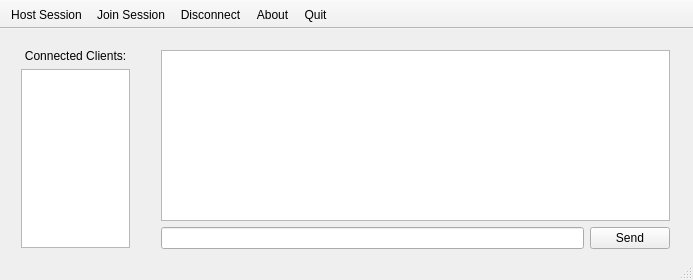
<?xml version="1.0" encoding="UTF-8"?>
<ui version="4.0">
 <class>MainWindow</class>
 <widget class="QMainWindow" name="MainWindow">
  <property name="enabled">
   <bool>true</bool>
  </property>
  <property name="geometry">
   <rect>
    <x>0</x>
    <y>0</y>
    <width>693</width>
    <height>280</height>
   </rect>
  </property>
  <property name="sizePolicy">
   <sizepolicy hsizetype="Fixed" vsizetype="Fixed">
    <horstretch>0</horstretch>
    <verstretch>0</verstretch>
   </sizepolicy>
  </property>
  <property name="windowTitle">
   <string>Simple Chat</string>
  </property>
  <property name="autoFillBackground">
   <bool>true</bool>
  </property>
  <widget class="QWidget" name="centralWidget">
   <widget class="QWidget" name="verticalLayoutWidget">
    <property name="geometry">
     <rect>
      <x>150</x>
      <y>10</y>
      <width>531</width>
      <height>221</height>
     </rect>
    </property>
    <layout class="QVBoxLayout" name="verticalLayout">
     <item>
      <widget class="QTextEdit" name="textEdit_ChatMessages">
       <property name="readOnly">
        <bool>true</bool>
       </property>
      </widget>
     </item>
     <item>
      <layout class="QHBoxLayout" name="Layout_Input">
       <item>
        <widget class="QLineEdit" name="LineEdit_InputMessage"/>
       </item>
       <item>
        <widget class="QPushButton" name="Button_Send">
         <property name="text">
          <string>Send</string>
         </property>
        </widget>
       </item>
      </layout>
     </item>
    </layout>
   </widget>
   <widget class="QWidget" name="verticalLayoutWidget_2">
    <property name="geometry">
     <rect>
      <x>10</x>
      <y>9</y>
      <width>131</width>
      <height>221</height>
     </rect>
    </property>
    <layout class="QVBoxLayout" name="Layout_ClientsList">
     <item>
      <widget class="QLabel" name="Label_ConnectedClients">
       <property name="sizePolicy">
        <sizepolicy hsizetype="Minimum" vsizetype="Preferred">
         <horstretch>0</horstretch>
         <verstretch>0</verstretch>
        </sizepolicy>
       </property>
       <property name="text">
        <string>&lt;html&gt;&lt;head/&gt;&lt;body&gt;&lt;p align=&quot;center&quot;&gt;Connected Clients:&lt;/p&gt;&lt;/body&gt;&lt;/html&gt;</string>
       </property>
      </widget>
     </item>
     <item>
      <widget class="QListWidget" name="List_ClientList">
       <property name="autoFillBackground">
        <bool>false</bool>
       </property>
      </widget>
     </item>
    </layout>
   </widget>
  </widget>
  <widget class="QStatusBar" name="statusBar"/>
  <widget class="QToolBar" name="toolBar">
   <property name="contextMenuPolicy">
    <enum>Qt::PreventContextMenu</enum>
   </property>
   <property name="windowTitle">
    <string>toolBar</string>
   </property>
   <property name="movable">
    <bool>false</bool>
   </property>
   <property name="floatable">
    <bool>false</bool>
   </property>
   <attribute name="toolBarArea">
    <enum>TopToolBarArea</enum>
   </attribute>
   <attribute name="toolBarBreak">
    <bool>false</bool>
   </attribute>
   <addaction name="action_HostSession"/>
   <addaction name="action_JoinSession"/>
   <addaction name="action_Disconnect"/>
   <addaction name="action_About"/>
   <addaction name="action_Quit"/>
  </widget>
  <action name="action_JoinSession">
   <property name="text">
    <string>Join Session</string>
   </property>
   <property name="toolTip">
    <string>Join a session</string>
   </property>
  </action>
  <action name="action_HostSession">
   <property name="text">
    <string>Host Session</string>
   </property>
   <property name="toolTip">
    <string>Host a session</string>
   </property>
  </action>
  <action name="action_Quit">
   <property name="text">
    <string>Quit</string>
   </property>
   <property name="toolTip">
    <string>This button quits the program, is there something else to know? get outta here</string>
   </property>
  </action>
  <action name="action_About">
   <property name="text">
    <string>About</string>
   </property>
   <property name="toolTip">
    <string>About the CREATOR!</string>
   </property>
  </action>
  <action name="action_Disconnect">
   <property name="text">
    <string>Disconnect</string>
   </property>
   <property name="toolTip">
    <string>Disconnect from server</string>
   </property>
  </action>
 </widget>
 <layoutdefault spacing="6" margin="11"/>
 <resources/>
 <connections/>
</ui>
